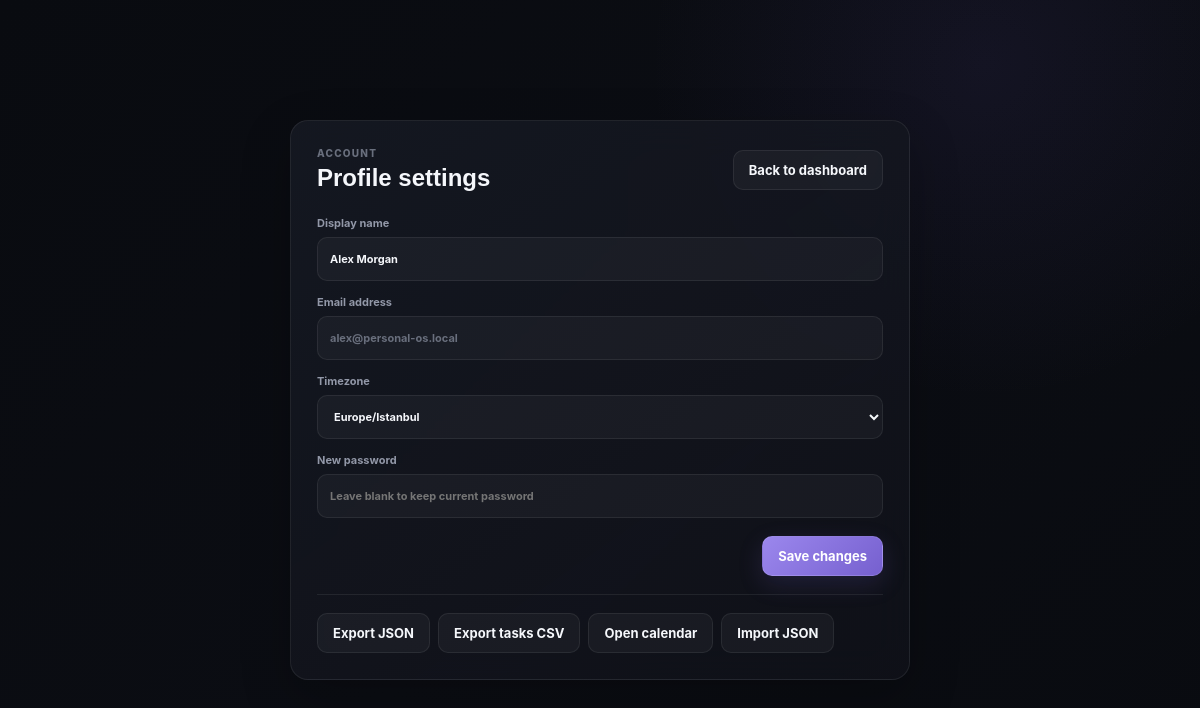
The page /settings.php (signed in) on the database its author committed.
### tables this page shows
CREATE TABLE users (
  id BIGINT UNSIGNED NOT NULL AUTO_INCREMENT,
  name VARCHAR(100) NOT NULL,
  email VARCHAR(191) NOT NULL,
  password_hash VARCHAR(255) NOT NULL,
  role ENUM('admin', 'member') NOT NULL DEFAULT 'member',
  avatar_url VARCHAR(255) DEFAULT NULL,
  timezone VARCHAR(64) NOT NULL DEFAULT 'Europe/Istanbul',
  created_at TIMESTAMP NOT NULL DEFAULT CURRENT_TIMESTAMP,
  updated_at TIMESTAMP NOT NULL DEFAULT CURRENT_TIMESTAMP ON UPDATE CURRENT_TIMESTAMP,
  PRIMARY KEY (id),
  UNIQUE KEY uq_users_email (email)
);

### includes/functions.php (called while the page is built, shortened)
<?php
function getCurrentUser(PDO $pdo, int $userId = 1): array
{
    $statement = $pdo->prepare(
        'SELECT id, name, email, role, avatar_url, timezone FROM users WHERE id = :user_id'
    );
    $statement->execute(['user_id' => $userId]);
    return $statement->fetch() ?: [
        'id' => 1,
        'name' => 'Alex Morgan',
        'email' => '',
        'role' => 'admin',
        'avatar_url' => '',
        'timezone' => 'Europe/Istanbul',
    ];
}

### settings.php (the view, shortened to what this page needs)
<?php
require_once __DIR__ . '/includes/functions.php';
$pdo = Database::getInstance()->connection();
$userId = (int) $_SESSION['user_id'];
$user = getCurrentUser($pdo, $userId);
?>
<!doctype html>
<html lang="en">
<head>
  <link rel="stylesheet" href="/personal-os/public/css/style.css">
</head>
<body>
  <main class="settings-shell">
    <section class="glass-panel settings-card">
      <div class="panel-heading">
        <div><p class="eyebrow">Account</p><h1>Profile settings</h1></div>
        <a class="secondary-button settings-back" href="/personal-os/">Back to dashboard</a>
      </div>
      <form class="settings-form" method="post">
        <label>Display name<input type="text" name="name" value="<?= htmlspecialchars($user['name']) ?>" required></label>
        <label>Email address<input type="email" value="<?= htmlspecialchars($user['email']) ?>" disabled></label>
        <label>Timezone<select name="timezone">
          <?php foreach (['Europe/Istanbul', 'Europe/London', 'America/New_York', 'America/Los_Angeles', 'Asia/Tokyo', 'UTC'] as $timezone): ?>
            <option value="<?= htmlspecialchars($timezone) ?>" <?= $timezone === $user['timezone'] ? 'selected' : '' ?>><?= htmlspecialchars($timezone) ?></option>
          <?php endforeach; ?>
        </select></label>
        <label>New password<input type="password" name="password" autocomplete="new-password" placeholder="Leave blank to keep current password"></label>
        <button class="primary-button" type="submit">Save changes</button>
      </form>
      <div class="export-actions">
        <a class="secondary-button" href="/personal-os/export.php?format=json">Export JSON</a>
        <a class="secondary-button" href="/personal-os/export.php?format=csv">Export tasks CSV</a>
        <a class="secondary-button" href="/personal-os/calendar.php">Open calendar</a>
        <a class="secondary-button" href="/personal-os/import.php">Import JSON</a>
      </div>
    </section>
  </main>
</body>
</html>

### public/css/style.css (style rules this page uses)
:root { --bg: #090b10; --panel: rgba(20, 23, 32, 0.78); --panel-strong: rgba(24, 27, 38, 0.94); --border: rgba(255, 255, 255, 0.075); --border-bright: rgba(255, 255, 255, 0.13); --text: #f5f7fb; --muted: #9298a8; --muted-2: #696f7d; --violet: #9d87ff; --violet-strong: #7c64ed; --cyan: #57c8cf; --amber: #e9b86c; --rose: #d98ba3; --green: #69caa1; --danger: #ef7b86; --sidebar-width: 238px; --radius: 18px; --shadow: 0 18px 50px rgba(0, 0, 0, 0.24); }
* { box-sizing: border-box; }
html { scroll-behavior: smooth; }
body { margin: 0; min-height: 100vh; overflow-x: hidden; background: radial-gradient(circle at 82% 8%, rgba(111, 88, 198, 0.09), transparent 21rem), linear-gradient(135deg, #090b10 0%, #0b0d13 54%, #090b10 100%); color: var(--text); font-family: Inter, "Segoe UI", Arial, sans-serif; -webkit-font-smoothing: antialiased; }
body.is-loaded .glass-panel { animation: panel-enter 420ms cubic-bezier(.2,.75,.25,1) both; }
button, input, select { font: inherit; }
button, a { -webkit-tap-highlight-color: transparent; }
button { cursor: pointer; }
.eyebrow { margin: 0; color: var(--muted-2); font-size: 10px; font-weight: 800; letter-spacing: 1.25px; text-transform: uppercase; }
.primary-button, .secondary-button { height: 40px; border-radius: 10px; padding: 0 15px; font-size: 13px; font-weight: 750; transition: 180ms ease; }
.primary-button { border: 1px solid rgba(255,255,255,.11); background: linear-gradient(135deg, #9b87ed, #7660cf); color: white; box-shadow: 0 8px 24px rgba(116, 95, 201, .18); }
.secondary-button { border: 1px solid var(--border); background: rgba(255,255,255,.04); color: var(--text); }
.glass-panel { border: 1px solid var(--border); border-radius: var(--radius); background: linear-gradient(145deg, rgba(23,26,36,.82), rgba(16,18,26,.78)); box-shadow: var(--shadow); backdrop-filter: blur(18px); }
.glass-panel { transition: border-color 180ms ease, transform 180ms ease, box-shadow 180ms ease; }
.panel-heading { display: flex; align-items: center; justify-content: space-between; }
.settings-shell { min-height: 100vh; display: grid; place-items: center; padding: 24px; }
.settings-card { width: min(620px, 100%); padding: 26px; }
.settings-card h1 { margin: 5px 0 0; font: 800 24px "Manrope", sans-serif; }
.settings-back { display: inline-grid; place-items: center; text-decoration: none; }
.settings-form { display: grid; gap: 14px; margin-top: 24px; }
.settings-form label { display: grid; gap: 7px; color: var(--muted); font-size: 11px; font-weight: 700; }
.settings-form input, .settings-form select { width: 100%; height: 44px; border: 1px solid var(--border); border-radius: 10px; outline: none; background: rgba(255,255,255,.035); color: var(--text); padding: 0 12px; }
.settings-form input:disabled { color: var(--muted-2); }
.settings-form select option { background: #171922; }
.settings-form .primary-button { justify-self: end; margin-top: 4px; }
.export-actions { display: flex; flex-wrap: wrap; gap: 8px; margin-top: 18px; padding-top: 18px; border-top: 1px solid var(--border); }
.export-actions .secondary-button { display: inline-grid; place-items: center; text-decoration: none; }

### rows shown on the page
users: name "Alex Morgan", email "alex@personal-os.local", timezone "Europe/Istanbul"
